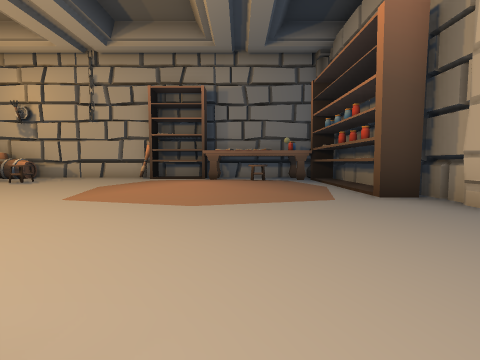
View 1 (above)

19 first-person views from a walk through a Unity game level. The camera is 1.5 m above the floor, tilts 4° down and sees 85° across. The floor is counted in squares, 2.69 m on a side. Each view is taken from the middle of a square. On the plan, view 1 faces up. The plan holds only what a view shows up to about 9 squares ahead; the rest is blank. The place goes on beyond the plan. The player character is not drawn. Some animated figures are left out.

View 2
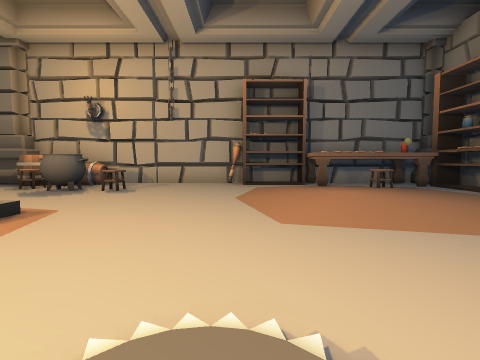

View 3
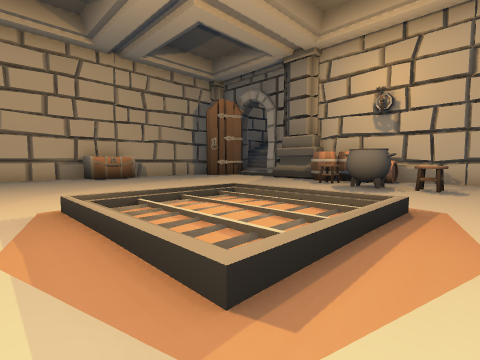

View 4
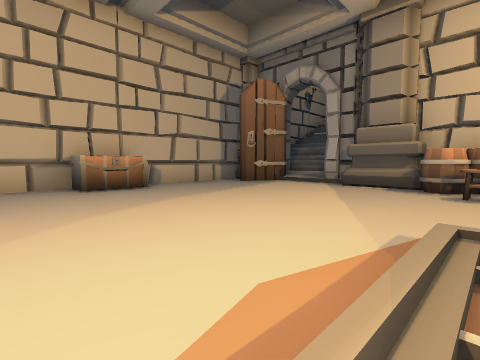

View 5
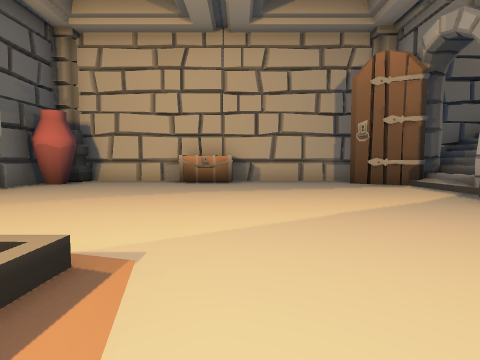

View 6
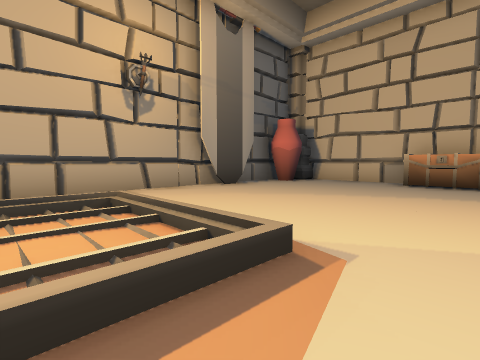

View 7
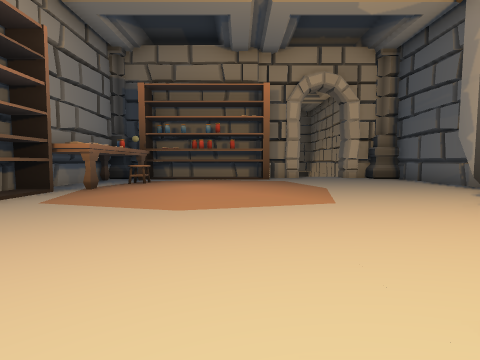

View 8
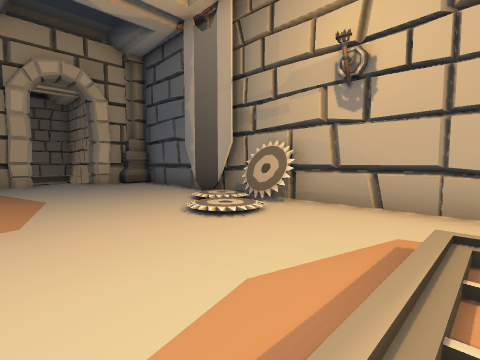

View 9
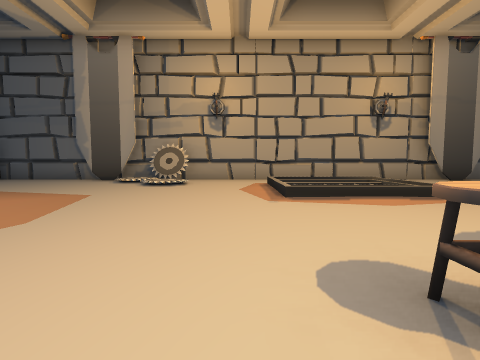

View 10
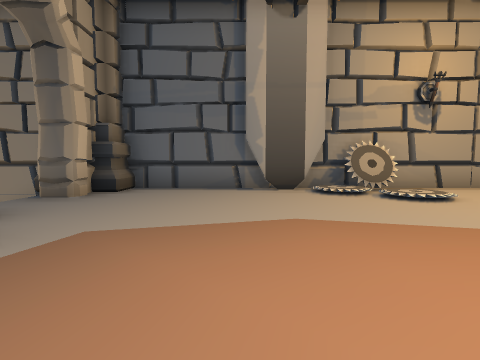

View 11
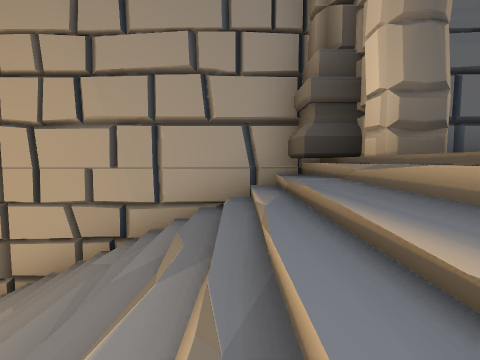

View 12
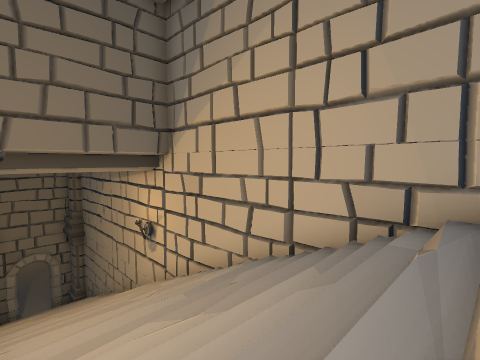

View 13
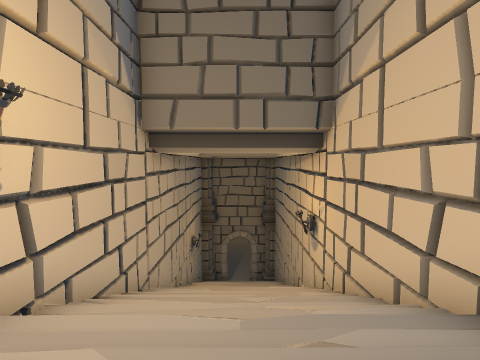

View 14
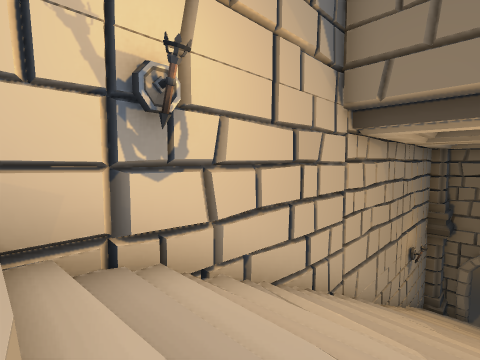

View 15
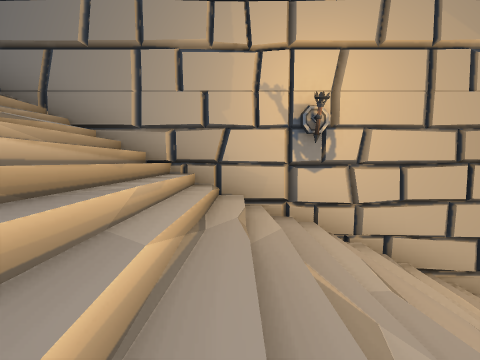

View 16
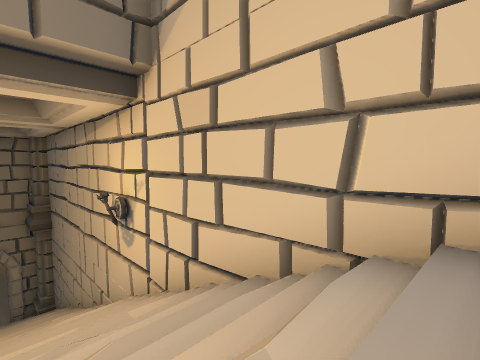

View 17
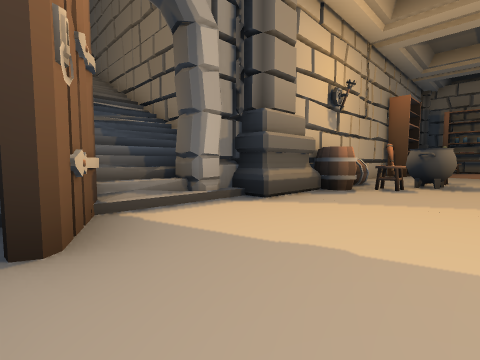

View 18
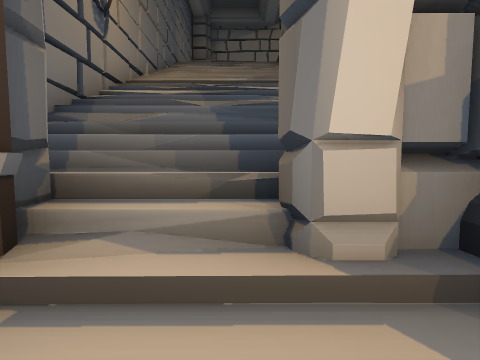

View 19
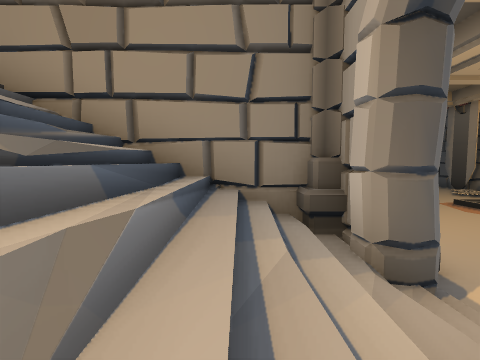

### Floor plan
Key: @ floor where view 1 was taken; # wall or solid block; . main floor; : floor 0.25 m higher than the main floor; + floor 1.25 m higher than the main floor; * floor 4.5 m higher than the main floor; % floor 4.75 m higher than the main floor; & floor 6 m higher than the main floor; - floor 12 m lower than the main floor; / step, stairs or slope; = window, fence, low wall or low ledge; ^ raised ledge; v drop or lower ground; B barrel; S shelf; C cauldron; P pot; O other object.
Columns run from 15 left of view 1 to 17 right of it. Each row starts with its distance up from view 1.
 14 #   &#
 13 #%%*##
 12 # /==#
 11 #////#
 10 ##//+#   ###  ####
  9  #//###BB...OS#..##
  8 ##....BO......#..##
  7 #.......CO....::O.#
  6 #............:::..#
  5 #............:::..############^^#
  4 #O.....///........#//////////-vvv
  3 #......///........#//////////- vv
  2 #......///../....../////////// vv
  1 #...........//....#//////////- vv
  0 #P.#^.......O/#@..##/////////-^##
 -1   ## #########################

Positions as (right, up) in squares from view 1, and headings:
1: (0, 0), facing up
2: (-3, 1), facing up
3: (-5, 1), facing up-left
4: (-8, 2), facing up-left
5: (-7, 5), facing left
6: (-7, 5), facing down-left
7: (-6, 5), facing right
8: (-6, 4), facing down-right
9: (-5, 8), facing down
10: (0, 6), facing down
11: (5, 4), facing down
12: (6, 4), facing down-right
13: (7, 2), facing right
14: (8, 2), facing up-right
15: (8, 0), facing up
16: (9, 2), facing down-right
17: (-14, 6), facing up-right
18: (-12, 8), facing up
19: (-14, 11), facing right
